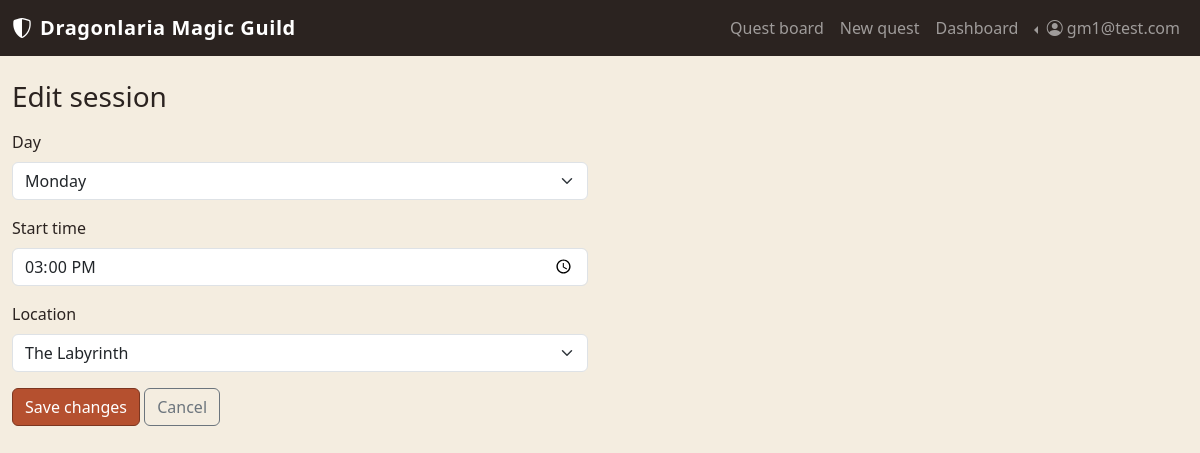
/gm/sessions/1/edit (signed in), run on the app's committed database.
### tables this page shows
CREATE TABLE "USERS" (
	"user_id"	INTEGER NOT NULL UNIQUE,
	"email"	TEXT NOT NULL UNIQUE,
	"password_hash"	TEXT NOT NULL UNIQUE,
	"role"	TEXT NOT NULL,
	PRIMARY KEY("user_id" AUTOINCREMENT)
);

CREATE TABLE "QUEST_SESSIONS" (
	"session_id"	INTEGER NOT NULL UNIQUE,
	"quest_id"	INTEGER NOT NULL,
	"day"	TEXT NOT NULL,
	"start_time"	TEXT NOT NULL,
	"location"	TEXT NOT NULL,
	PRIMARY KEY("session_id" AUTOINCREMENT),
	FOREIGN KEY("quest_id") REFERENCES "QUESTS"("quest_id")
);

### app.py (the view)
@app.route("/gm/sessions/<int:session_id>/edit")
@login_required
def edit_session_form(session_id):
    if not current_user.is_guild_master():
        flash("Only the Guild Master can edit quest sessions", "danger")
        return redirect(url_for("homepage"))
    session_db = quest_sessions_dao.get_session_by_id(session_id)
    if session_db is None:
        flash("Quest session not found", "danger")
        return redirect(url_for("gm_profile"))
    if quest_sessions_dao.has_participants(session_id):
        flash("This session already has participants and can no longer be edited", "danger")
        return redirect(url_for("gm_profile"))
    return render_template("guildmaster/edit_session.html", session=session_db, days=DAYS, locations=LOCATIONS)

### app.py (called while the page is built)
@login_manager.user_loader
def load_user(user_id):
    db_user = users_dao.get_user_by_id(user_id)
    if db_user is None:
        return None
    return User(id=db_user["user_id"], email=db_user["email"],
                password_hash=db_user["password_hash"], role=db_user["role"])

### models.py (called while the page is built)
    def is_adventurer(self):
        return self.role == "adventurer"

    def is_guild_master(self):
        return self.role == "guild_master"

### quest_sessions_dao.py (called while the page is built)
def get_session_by_id(session_id):
    query = (
        "SELECT QS.*, Q.title, Q.quest_type, Q.difficulty, Q.dur_mins AS duration_minutes, "
        "Q.desc AS description, Q.image_path "
        "FROM QUEST_SESSIONS QS "
        "JOIN QUESTS Q ON QS.quest_id = Q.quest_id "
        "WHERE QS.session_id = ?" )
    conn = sqlite3.connect("database/myquest.db")
    conn.row_factory = sqlite3.Row
    cursor = conn.cursor()
    cursor.execute(query, (session_id,))
    db_session = cursor.fetchone()
    cursor.close()
    conn.close()
    return db_session

def has_participants(session_id):
    query = "SELECT 1 FROM PARTICIPATIONS WHERE session_id = ? LIMIT 1"
    conn = sqlite3.connect("database/myquest.db")
    conn.row_factory = sqlite3.Row
    cursor = conn.cursor()
    cursor.execute(query, (session_id,))
    db_participation = cursor.fetchone()
    cursor.close()
    conn.close()
    return db_participation is not None

### users_dao.py (called while the page is built)
def get_user_by_id(user_id):
    query = "SELECT * FROM USERS WHERE user_id = ?"
    conn = sqlite3.connect("database/myquest.db")
    conn.row_factory = sqlite3.Row
    cursor = conn.cursor()
    cursor.execute(query, (user_id,))
    db_user = cursor.fetchone()
    cursor.close()
    conn.close()
    return db_user

### templates/guildmaster/edit_session.html (shortened to what this page needs)
{% extends "base.html" %}
{% block content %}
<div class="col-12 col-lg-6">
  <h1 class="h3 mb-3">Edit session</h1>
  <form method="POST" action="{{ url_for('edit_session', session_id=session.session_id) }}" novalidate>
    <div class="mb-3">
      <label for="day" class="form-label">Day</label>
      <select class="form-select" id="day" name="day" required>
        {% for d in days %}
        <option value="{{ d }}" {% if session.day == d %}selected{% endif %}>{{ d }}</option>
        {% endfor %}
      </select>
    </div>
    <div class="mb-3">
      <label for="start_time" class="form-label">Start time</label>
      <input type="time" class="form-control" id="start_time" name="start_time" required value="{{ session.start_time }}">
    </div>
    <div class="mb-3">
      <label for="location" class="form-label">Location</label>
      <select class="form-select" id="location" name="location" required>
        {% for loc in locations %}
        <option value="{{ loc }}" {% if session.location == loc %}selected{% endif %}>{{ loc }}</option>
        {% endfor %}
      </select>
    </div>
    <button type="submit" class="btn btn-guild-primary">Save changes</button>
    <a href="{{ url_for('gm_profile') }}" class="btn btn-outline-secondary">Cancel</a>
  </form>
</div>
{% endblock %}

### templates/base.html (shortened to what this page needs)
<!doctype html>
<html lang="en">
<head>
  <link href="https://cdn.jsdelivr.net/npm/bootstrap@5.3.5/dist/css/bootstrap.min.css" rel="stylesheet"
>
  <link rel="stylesheet" href="https://cdn.jsdelivr.net/npm/bootstrap-icons@1.11.3/font/bootstrap-icons.min.css">
  <link rel="stylesheet" href="{{ url_for('static', filename='style.css') }}">
</head>
<body>
  <header id="site-header">
    <nav class="navbar navbar-dark navbar-expand-lg guild-navbar">
      <div class="container-fluid">
        <a class="navbar-brand d-flex align-items-center gap-2" href="{{ url_for('homepage') }}">
          <i class="bi bi-shield-shaded"></i>
          <span class="brand-title">Dragonlaria Magic Guild</span>
        </a>
        <div class="collapse navbar-collapse" id="navbarSupportedContent">
          <ul class="navbar-nav ms-auto align-items-lg-center">
            <li class="nav-item">
              <a class="nav-link {% block home_active %}{% endblock %}" aria-current="page"
                href="{{ url_for('homepage') }}">Quest board</a>
            </li>
            {% if current_user.is_authenticated %}
              {% if current_user.is_adventurer() %}
                <li class="nav-item">
                  <a class="nav-link {% block profile_active %}{% endblock %}"
                    href="{{ url_for('profile') }}">My quests</a>
                </li>
              {% elif current_user.is_guild_master() %}
                <li class="nav-item">
                  <a class="nav-link {% block new_quest_active %}{% endblock %}"
                    href="{{ url_for('new_quest_form') }}">New quest</a>
                </li>
                <li class="nav-item">
                  <a class="nav-link {% block gm_profile_active %}{% endblock %}"
                    href="{{ url_for('gm_profile') }}">Dashboard</a>
                </li>
              {% endif %}
              <li class="nav-item dropdown dropstart">
                <a class="nav-link dropdown-toggle" href="#" role="button" data-bs-toggle="dropdown"
                  aria-expanded="false">
                  <i class="bi bi-person-circle"></i> {{ current_user.email }}
                </a>
              </li>
            {% endif %}
          </ul>
        </div>
      </div>
    </nav>
  </header>
  <div class="container-fluid mt-4">
    <div class="row">
      {% block content %}{% endblock %}
    </div>
  </div>
</body>
</html>

### static/style.css (style rules this page uses)
:root { --guild-ember: #b5502f; --guild-ember-dark: #7c3620; --guild-parchment: #f4ede0; --guild-ink: #2b2320; --guild-forest: #3c5741; }
body { background-color: var(--guild-parchment); color: var(--guild-ink); }
.guild-navbar { background-color: var(--guild-ink); }
.brand-title { font-weight: 600; letter-spacing: 0.03em; }
.btn-guild-primary { background-color: var(--guild-ember); border-color: var(--guild-ember-dark); color: #fff; }

### data on the page
USERS: email "gm1@test.com"
QUEST_SESSIONS: day "Monday", start_time "15:00", location "The Labyrinth"
